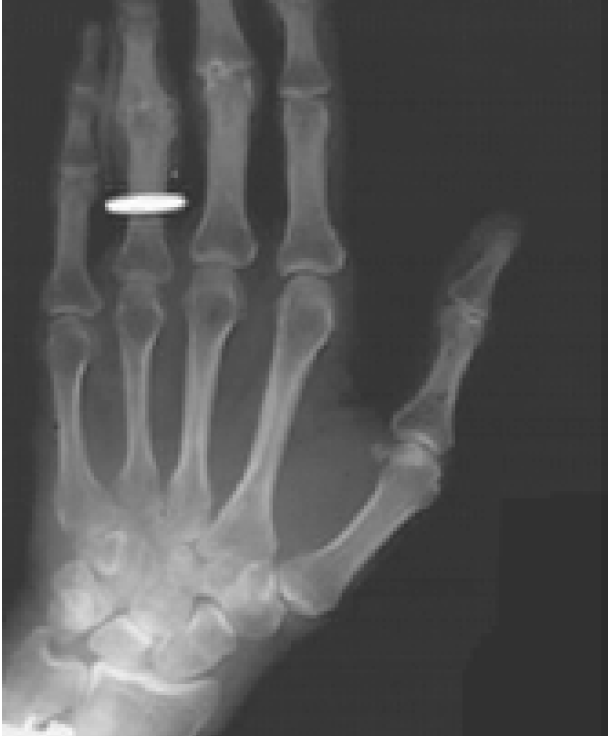
#> input picture Lista Final/imgs/Q2/XRay.png, 608 x 736 px, found by its file name
$ jupyter execute Questao2.ipynb   (older library calls are emulated)
#> lines starting #> are read from the running program, lines starting #| are printed output that depends on the picture; after the words box and inside, x2 and y2 are one past the last pixel; in counts of white or black regions, pixels touching at a corner belong together
**Importações e Leitura da Imagem**

[cell 1]
import cv2
import numpy as np
import matplotlib.pyplot as plt

# Leitura da imagem original (cinza e colorida)
imagem_entrada = cv2.imread('imgs\\Q2\\XRay.png', cv2.IMREAD_GRAYSCALE)
#> imagem_entrada is the input picture: shape (736, 608); min 44, max 255, mean 84.2
img_original_cor = cv2.imread('imgs\\Q2\\XRay.png')

**Detecção da Mão**

[cell 2]
# Filtro passa-alta personalizado para destacar a mão
filtro_mao = np.array([[ 1, 1, 1], [1, -4, 1], [1, 1, 1]], dtype=np.float32)

imagem_mao = cv2.GaussianBlur(imagem_entrada, (7, 7), 0) # Suavização da imagem
img_mao_filtrada = cv2.filter2D(imagem_mao, -1, filtro_mao) # Aplicação do filtro
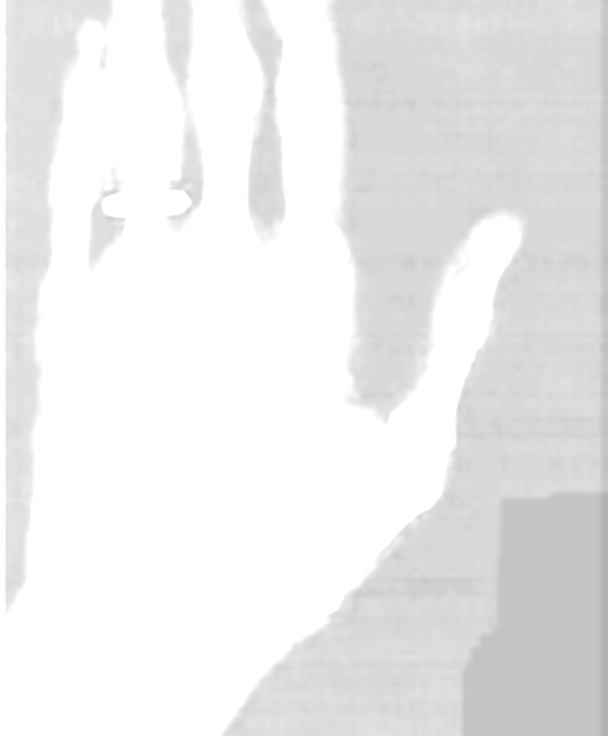
#> img_mao_filtrada: shape (736, 608); min 176, max 255, mean 235.9

_, final_mao = cv2.threshold(img_mao_filtrada, 0, 255, cv2.THRESH_BINARY + cv2.THRESH_OTSU) #Binarização automática
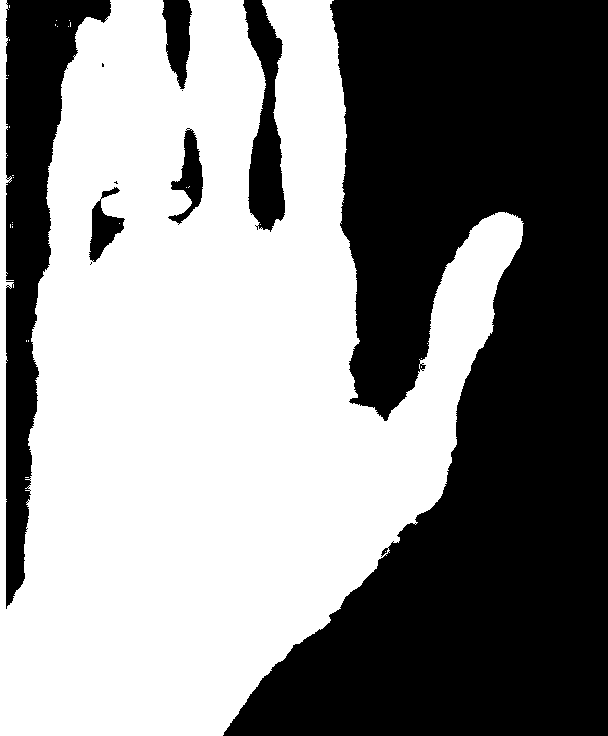
#> final_mao: shape (736, 608); 53.1% white; 10 black regions (4 under 20 px), largest, box (x1, y1, x2, y2) and area: (223, 0, 608, 736) 176914, (6, 0, 111, 609) 23154, (243, 0, 285, 232) 5329, (162, 0, 192, 89) 1768, (168, 128, 203, 225) 1431, (89, 187, 125, 262) 1193

kernel_mao = cv2.getStructuringElement(cv2.MORPH_ELLIPSE, (5, 5)) # Máscara para refinamento
# Operações morfológicas
final_mao = cv2.morphologyEx(final_mao, cv2.MORPH_OPEN, kernel_mao, iterations=5)
#> final_mao: shape (736, 608); 52% white; 7 black regions (1 under 20 px), largest, box (x1, y1, x2, y2) and area: (223, 0, 608, 736) 177315, (0, 0, 111, 609) 27237, (243, 0, 285, 232) 5468, (162, 0, 192, 91) 1813, (168, 128, 203, 225) 1545, (89, 181, 125, 265) 1291
final_mao = cv2.morphologyEx(final_mao, cv2.MORPH_CLOSE, kernel_mao, iterations=2)
#> final_mao: shape (736, 608); 52.1% white; 7 black regions, largest, box (x1, y1, x2, y2) and area: (224, 0, 608, 736) 177271, (0, 0, 111, 607) 27225, (243, 0, 285, 230) 5448

[cell 3]
# Exibição
plt.figure(figsize=(18, 6))
plt.subplot(1, 3, 1)
plt.imshow(imagem_mao, cmap='gray')
plt.title("Imagem Original")
plt.axis('off')

plt.subplot(1, 3, 2)
plt.imshow(img_mao_filtrada, cmap='gray')
plt.title("Filtro Passa-Alta")
plt.axis('off')

plt.subplot(1, 3, 3)
plt.imshow(final_mao, cmap='gray')
plt.title("Mão Segmentada (Otsu)")
plt.axis('off')
plt.tight_layout()
plt.show()

**Detecção dos Ossos**

[cell 4]
def filtro_passa_alta_gaussiano(imagem, sigma=1):
#> called with sigma = 1
    f = np.fft.fft2(imagem) # Aplica a Transformada de Fourier bidimensional para obter a imagem no domínio da frequência
    fshift = np.fft.fftshift(f) # Centraliza o espectro de frequência
    linhas, colunas = imagem.shape
#> linhas = 736; colunas = 608

    # Cria eixos espaciais centrados para construção do filtro gaussiano
    x = np.linspace(-colunas // 2, colunas // 2, colunas)
#> x = 608 values from -304 to 304
    y = np.linspace(-linhas // 2, linhas // 2, linhas)
#> y = 736 values from -368 to 368
    X, Y = np.meshgrid(x, y)
    D = np.sqrt(X**2 + Y**2) # Calcula a distância de cada ponto ao centro (distância radial)
    gauss_alta = 1 - np.exp(-(D**2) / (2 * sigma**2)) # Define o filtro passa-alta gaussiano: 1 - gaussiana de baixa frequência
    f_filtrado = fshift * gauss_alta # Aplica o filtro multiplicando no domínio da frequência
    imagem_resultado = np.abs(np.fft.ifft2(np.fft.ifftshift(f_filtrado))) # Converte o espectro filtrado de volta para o domínio espacial
    return np.uint8(np.clip(imagem_resultado, 0, 255))

# Correção gama
def aplicar_gamma(imagem, gamma=1.0):
#> called with gamma = 1.4
    tabela = np.array([(i / 255.0) ** (1/gamma) * 255 for i in np.arange(256)]).astype("uint8")
    return cv2.LUT(imagem, tabela)
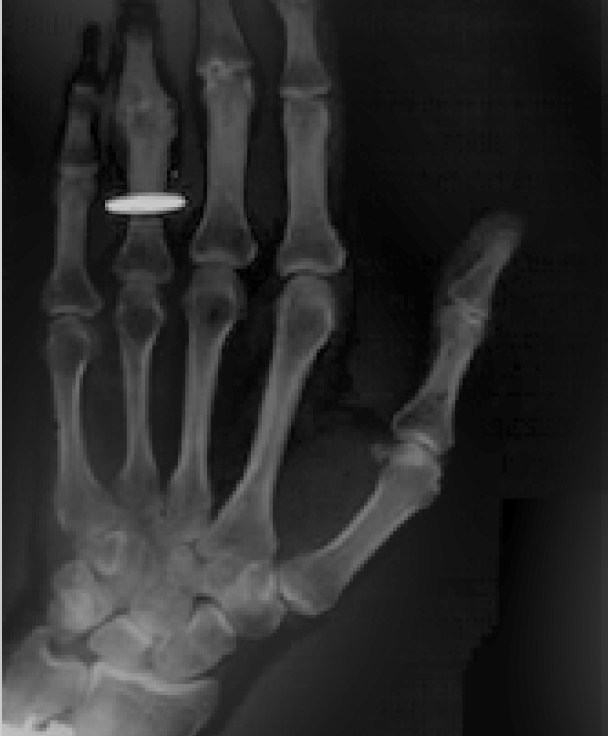
#> returned value: shape (736, 608); min 0, max 215, mean 42.2

[cell 5]
# Aplicar filtro passa-alta
imagem_filtrada = filtro_passa_alta_gaussiano(imagem_entrada, sigma=1)

imagem_gamma = aplicar_gamma(imagem_filtrada, 1.4) # Aplica a correção gamma

# Cria uma máscara circular invertida para fechamento
mascara_circular = np.zeros((30, 10), dtype=np.uint8)
cv2.circle(mascara_circular, (5, 15), 4, 255, -1)
mascara_circular = cv2.bitwise_not(mascara_circular)

kernel_ossos = cv2.getStructuringElement(cv2.MORPH_ELLIPSE, (3, 3)) #Máscara para refinamento

# Binarização com Otsu após a correção gamma
_, otsu = cv2.threshold(imagem_gamma, 0, 255, cv2.THRESH_BINARY + cv2.THRESH_OTSU)
#> otsu: shape (736, 608); 26% white; 41 white regions (21 under 20 px), largest, box (x1, y1, x2, y2) and area: (0, 0, 510, 736) 97046, (105, 43, 188, 215) 6661, (197, 50, 251, 236) 5991
otsu = cv2.morphologyEx(otsu, cv2.MORPH_CLOSE, mascara_circular, iterations=2)
#> otsu: shape (736, 608); 31.5% white; 2 white regions, box (x1, y1, x2, y2) and area: (0, 0, 512, 736) 141047, (166, 0, 179, 6) 62
otsu = cv2.morphologyEx(otsu, cv2.MORPH_CLOSE, kernel_ossos, iterations=1)
#> otsu: shape (736, 608); 31.6% white; 2 white regions, box (x1, y1, x2, y2) and area: (0, 0, 512, 736) 141282, (166, 0, 179, 6) 62
otsu = cv2.dilate(otsu, kernel_ossos, iterations=1)
#> otsu: shape (736, 608); 32.9% white; 2 white regions, box (x1, y1, x2, y2) and area: (0, 0, 513, 736) 147217, (165, 0, 180, 7) 84

# Filtro de bordas com Sobel
sobel_x = cv2.Sobel(imagem_filtrada, cv2.CV_64F, 1, 0, ksize=5)
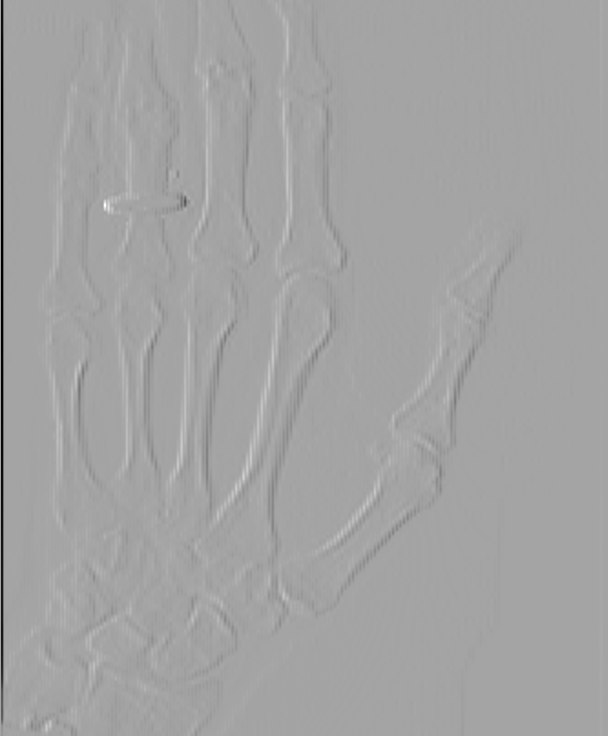
#> sobel_x: shape (736, 608) float64; min -9456, max 5237, mean -33.2; drawn with min black and max white
sobel_y = cv2.Sobel(imagem_filtrada, cv2.CV_64F, 0, 1, ksize=5)
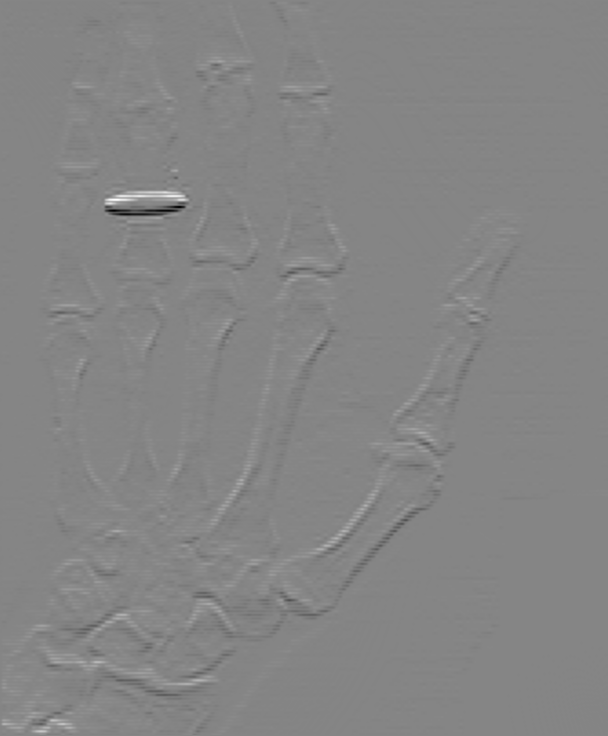
#> sobel_y: shape (736, 608) float64; min -5274, max 4830, mean 4.6; drawn with min black and max white
magnitude = np.uint8(np.clip(cv2.magnitude(sobel_x, sobel_y), 0, 255))
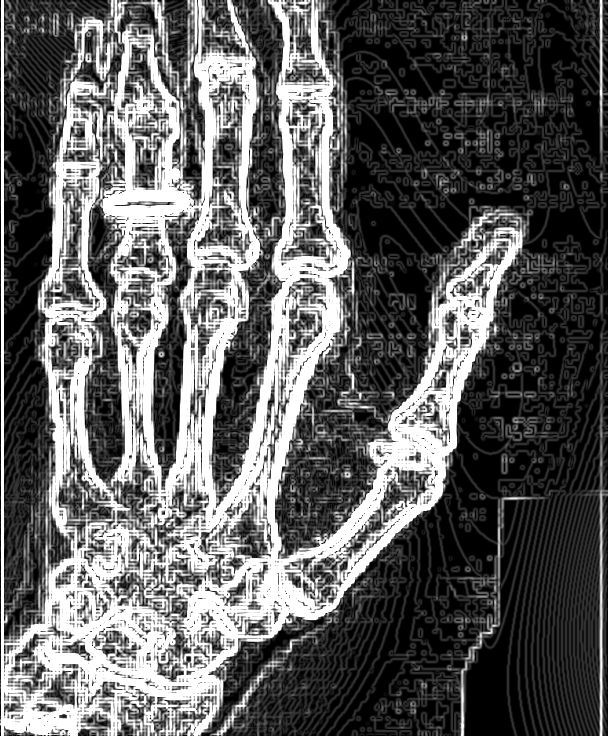
#> magnitude: shape (736, 608); min 0, max 255, mean 94.9

# Otsu na magnitude + morfologia
_, sobel_bin = cv2.threshold(magnitude, 0, 255, cv2.THRESH_BINARY + cv2.THRESH_OTSU)
#> sobel_bin: shape (736, 608); 29.9% white; 704 white regions (622 under 20 px), largest, box (x1, y1, x2, y2) and area: (0, 0, 526, 736) 125933, (600, 490, 603, 736) 597, (454, 209, 518, 257) 449
sobel_bin = cv2.erode(sobel_bin, kernel_ossos, iterations=3)
#> sobel_bin: shape (736, 608); 7.5% white; 275 white regions (210 under 20 px), largest, box (x1, y1, x2, y2) and area: (185, 85, 521, 640) 9972, (8, 551, 235, 700) 4409, (197, 224, 327, 530) 3303
sobel_bin = cv2.morphologyEx(sobel_bin, cv2.MORPH_CLOSE, kernel_ossos, iterations=3)
sobel_bin = cv2.dilate(sobel_bin, kernel_ossos, iterations=2)
#> sobel_bin: shape (736, 608); 15% white; 149 white regions (49 under 20 px), largest, box (x1, y1, x2, y2) and area: (183, 81, 523, 642) 27044, (2, 549, 237, 704) 9109, (101, 48, 193, 255) 4304

# Fusão: união entre binarização por gama e sobel
final_ossos = np.where((otsu == 255) | (sobel_bin == 255), 255, 0).astype("uint8")
#> final_ossos: shape (736, 608); 36.1% white; 23 white regions (8 under 20 px), largest, box (x1, y1, x2, y2) and area: (0, 0, 523, 736) 160613, (81, 18, 103, 34) 160, (153, 1, 164, 28) 127
final_ossos = cv2.morphologyEx(final_ossos, cv2.MORPH_CLOSE, kernel_ossos, iterations=2)
#> final_ossos: shape (736, 608); 36.3% white; 16 white regions (8 under 20 px), largest, box (x1, y1, x2, y2) and area: (0, 0, 523, 736) 161973, (81, 18, 103, 34) 162, (153, 1, 164, 28) 127

[cell 6]
# Exibição
plt.figure(figsize=(20, 5))
plt.subplot(1, 3, 1)
plt.imshow(otsu, cmap='gray')
plt.title("Resultado da 1° segmentação\nCorreção Gama, Otsu e Morfologia")
plt.axis('off')

plt.subplot(1, 3, 2)
plt.imshow(sobel_bin, cmap='gray')
plt.title("Resultado da 2° segmentação\nSobel + Otsu")
plt.axis('off')

plt.subplot(1, 3, 3)
plt.imshow(final_ossos, cmap='gray')
plt.title("Resultado Final\nFusão das duas segmentações")
plt.axis('off')
plt.tight_layout()
plt.show()

**Detecção do Anel**

[cell 7]
img_dedos = imagem_entrada[:-250, :]  # Recorta a imagem para focar na região dos dedos, área de interesse para a identificação do anel
img_dedos = np.pad(img_dedos, ((0, 250), (0, 0)), mode='constant', constant_values=0)  # Preenche a parte faltante com zeros (padding)
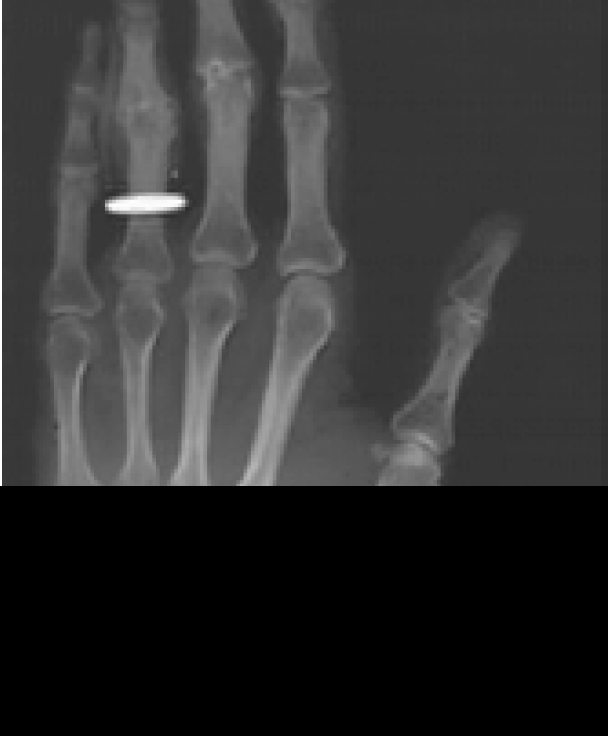
#> img_dedos: shape (736, 608); min 0, max 255, mean 49.9

# A presença de um anel metálico no raio-X é identificada pela sua alta intensidade (brilho) devido à forte absorção de raios-X.
# Para destacar esse anel, utilizamos um limiar baseado no percentil 90 da imagem. O percentil 90 é escolhido automaticamente
# para garantir que estamos considerando os 10% mais brilhantes da imagem, ou seja, as regiões com maior intensidade
# (que são geralmente as áreas de maior absorção de raios-X, como o anel metálico).
limiar = np.percentile(imagem_entrada, 90)  # Calcula o limiar baseado no percentil 90 da imagem
#> limiar = 147
img_dedos[imagem_entrada <= limiar] = 0  # Zera os pixels abaixo do limiar, destacando as áreas brilhantes

# Aplica o método de Otsu para binarizar a imagem e realçar as áreas de interesse
_, imagem_binarizada = cv2.threshold(img_dedos, 0, 255, cv2.THRESH_BINARY + cv2.THRESH_OTSU)
#> imagem_binarizada: shape (736, 608); 1.2% white; 11 white regions (4 under 20 px), largest, box (x1, y1, x2, y2) and area: (240, 375, 280, 486) 1497, (105, 193, 185, 214) 1275, (174, 404, 207, 486) 1265

# Cria um kernel elíptico para realizar a correspondência do anel metálico
kernel_anel = cv2.getStructuringElement(cv2.MORPH_ELLIPSE, (51, 11))

# Realiza a erosão para eliminar ruídos pequenos e destacar a forma do anel
anel_detectado = cv2.erode(imagem_binarizada, kernel_anel, iterations=1)
#> anel_detectado: shape (736, 608); 0.04% white; 1 white region, box (x1, y1, x2, y2) and area: (131, 199, 160, 208) 165

# Realiza a dilatação para restaurar o formato do anel após a erosão
final_anel = cv2.dilate(anel_detectado, kernel_anel, iterations=1)
#> final_anel: shape (736, 608); 0.24% white; 1 white region, box (x1, y1, x2, y2) and area: (106, 194, 185, 213) 1086

[cell 8]
# Exibição
plt.figure(figsize=(10, 5))
plt.subplot(1, 2, 1)
plt.imshow(imagem_entrada, cmap='gray')
plt.title("Imagem Passa-Alta")
plt.axis('off')

plt.subplot(1, 2, 2)
plt.title("Anel Detectado")
plt.imshow(final_anel, cmap='gray')
plt.axis('off')
plt.show()

**Exibição dos Resultados**

[cell 9]
# Destacar o anel em vermelho
img_mao = img_original_cor.copy()
final_mao[:,0:5] = 0
#> final_mao: shape (736, 608); 52% white; 7 black regions, largest, box (x1, y1, x2, y2) and area: (224, 0, 608, 736) 177271, (0, 0, 111, 736) 27872, (243, 0, 285, 230) 5448
img_mao[final_mao == 255] = [255, 0, 0] #BGR
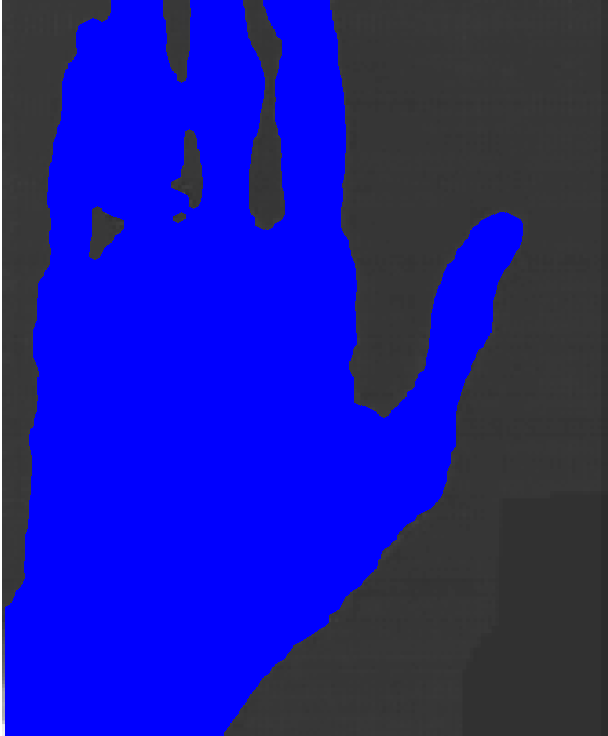
#> img_mao: shape (736, 608, 3); mean B, G, R 159.1, 26.5, 26.5

img_ossos = img_original_cor.copy()
final_ossos[:,0:5] = 0
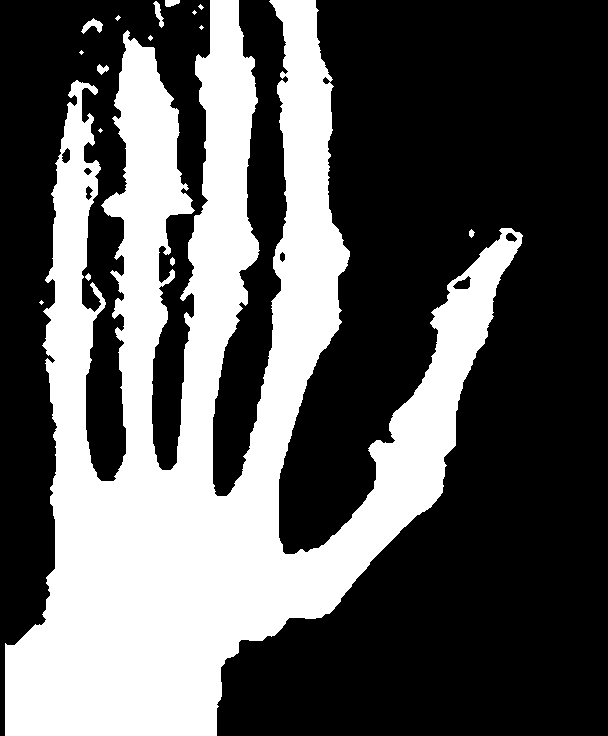
#> final_ossos: shape (736, 608); 35.5% white; 16 white regions (8 under 20 px), largest, box (x1, y1, x2, y2) and area: (5, 0, 523, 736) 158293, (81, 18, 103, 34) 162, (153, 1, 164, 28) 127
img_ossos[final_ossos == 255] = [0, 0, 255] #BGR

img_anel = img_original_cor.copy()
img_anel[final_anel == 255] = [0, 0, 255] #BGR
#> img_anel: shape (736, 608, 3); 0.24% of pixels changed, all inside (x1, y1, x2, y2) = (106, 194, 185, 213)

[cell 10]
# Exibição
plt.figure(figsize=(15, 5))
plt.subplot(1, 3, 1)
plt.imshow(cv2.cvtColor(img_mao, cv2.COLOR_BGR2RGB))
plt.title("Mão")
plt.axis('off')

plt.subplot(1, 3, 2)
plt.title("Ossos")
plt.imshow(cv2.cvtColor(img_ossos, cv2.COLOR_BGR2RGB))
plt.axis('off')

plt.subplot(1, 3, 3)
plt.title("Anel")
plt.imshow(cv2.cvtColor(img_anel, cv2.COLOR_BGR2RGB))
plt.axis('off')
plt.show()
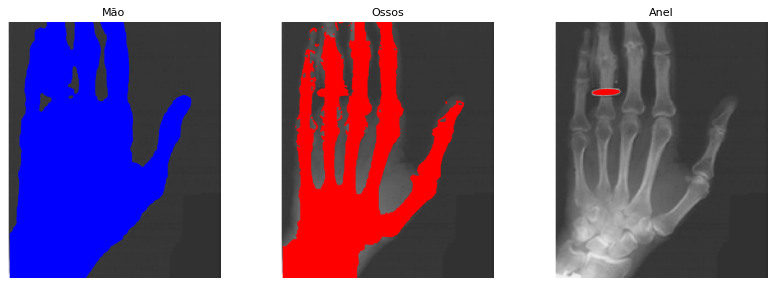
#> figure drawn by matplotlib, 3 panels
